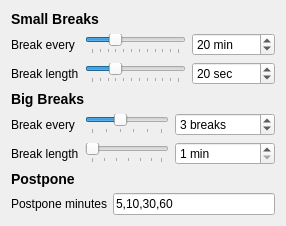
          <widget class="QWidget" name="breakPage">
           <layout class="QVBoxLayout" name="verticalLayout_1">
            <item>
             <widget class="QLabel" name="label_21">
              <property name="text">
               <string>&lt;h3&gt;Small Breaks&lt;/h3&gt;</string>
              </property>
             </widget>
            </item>
            <item>
             <layout class="QGridLayout" name="gridLayout_2">
              <item row="1" column="2">
               <widget class="QSpinBox" name="smallBreakForBox">
                <property name="suffix">
                 <string> sec</string>
                </property>
                <property name="minimum">
                 <number>5</number>
                </property>
                <property name="maximum">
                 <number>65535</number>
                </property>
                <property name="value">
                 <number>20</number>
                </property>
               </widget>
              </item>
              <item row="1" column="1">
               <widget class="SteppedSlider" name="smallBreakForSlider">
                <property name="minimum">
                 <number>5</number>
                </property>
                <property name="maximum">
                 <number>60</number>
                </property>
                <property name="singleStep">
                 <number>5</number>
                </property>
                <property name="pageStep">
                 <number>5</number>
                </property>
                <property name="value">
                 <number>20</number>
                </property>
                <property name="orientation">
                 <enum>Qt::Orientation::Horizontal</enum>
                </property>
                <property name="tickPosition">
                 <enum>QSlider::TickPosition::TicksBelow</enum>
                </property>
               </widget>
              </item>
              <item row="1" column="0">
               <widget class="QLabel" name="label_4">
                <property name="toolTip">
                 <string extracomment="Tooltip for &quot;Break length&quot; config (small break)">Duration of small breaks (in seconds)</string>
                </property>
                <property name="text">
                 <string>Break length</string>
                </property>
               </widget>
              </item>
              <item row="0" column="2">
               <widget class="QSpinBox" name="smallBreakEveryBox">
                <property name="suffix">
                 <string> min</string>
                </property>
                <property name="minimum">
                 <number>5</number>
                </property>
                <property name="maximum">
                 <number>65535</number>
                </property>
                <property name="value">
                 <number>20</number>
                </property>
               </widget>
              </item>
              <item row="0" column="1">
               <widget class="SteppedSlider" name="smallBreakEverySlider">
                <property name="minimum">
                 <number>5</number>
                </property>
                <property name="maximum">
                 <number>60</number>
                </property>
                <property name="singleStep">
                 <number>5</number>
                </property>
                <property name="pageStep">
                 <number>5</number>
                </property>
                <property name="value">
                 <number>20</number>
                </property>
                <property name="orientation">
                 <enum>Qt::Orientation::Horizontal</enum>
                </property>
                <property name="tickPosition">
                 <enum>QSlider::TickPosition::TicksBelow</enum>
                </property>
                <property name="tickInterval">
                 <number>0</number>
                </property>
               </widget>
              </item>
              <item row="0" column="0">
               <widget class="QLabel" name="label_3">
                <property name="toolTip">
                 <string extracomment="Tooltip for &quot;Break every&quot; config (small break)">Length of work time between breaks</string>
                </property>
                <property name="text">
                 <string>Break every</string>
                </property>
               </widget>
              </item>
             </layout>
            </item>
            <item>
             <widget class="QLabel" name="label_22">
              <property name="text">
               <string>&lt;h3&gt;Big Breaks&lt;/h3&gt;</string>
              </property>
             </widget>
            </item>
            <item>
             <layout class="QGridLayout" name="gridLayout_5">
              <item row="0" column="2">
               <widget class="QSpinBox" name="bigBreakAfterBox">
                <property name="suffix">
                 <string> breaks</string>
                </property>
                <property name="minimum">
                 <number>1</number>
                </property>
                <property name="maximum">
                 <number>65535</number>
                </property>
                <property name="value">
                 <number>3</number>
                </property>
               </widget>
              </item>
              <item row="0" column="0">
               <widget class="QLabel" name="label_5">
                <property name="toolTip">
                 <string extracomment="Tooltip for &quot;Break every&quot; config (big break)">Every so many breaks will be a big break</string>
                </property>
                <property name="text">
                 <string>Break every</string>
                </property>
               </widget>
              </item>
              <item row="1" column="2">
               <widget class="QSpinBox" name="bigBreakForBox">
                <property name="suffix">
                 <string> min</string>
                </property>
                <property name="minimum">
                 <number>1</number>
                </property>
                <property name="maximum">
                 <number>65535</number>
                </property>
               </widget>
              </item>
              <item row="0" column="1">
               <widget class="SteppedSlider" name="bigBreakAfterSlider">
                <property name="minimum">
                 <number>1</number>
                </property>
                <property name="maximum">
                 <number>6</number>
                </property>
                <property name="pageStep">
                 <number>1</number>
                </property>
                <property name="value">
                 <number>3</number>
                </property>
                <property name="orientation">
                 <enum>Qt::Orientation::Horizontal</enum>
                </property>
                <property name="tickPosition">
                 <enum>QSlider::TickPosition::TicksBelow</enum>
                </property>
               </widget>
              </item>
              <item row="1" column="1">
               <widget class="SteppedSlider" name="bigBreakForSlider">
                <property name="minimum">
                 <number>1</number>
                </property>
                <property name="maximum">
                 <number>30</number>
                </property>
                <property name="singleStep">
                 <number>1</number>
                </property>
                <property name="pageStep">
                 <number>1</number>
                </property>
                <property name="value">
                 <number>1</number>
                </property>
                <property name="orientation">
                 <enum>Qt::Orientation::Horizontal</enum>
                </property>
                <property name="tickPosition">
                 <enum>QSlider::TickPosition::TicksBelow</enum>
                </property>
                <property name="tickInterval">
                 <number>5</number>
                </property>
               </widget>
              </item>
              <item row="1" column="0">
               <widget class="QLabel" name="label_6">
                <property name="toolTip">
                 <string extracomment="Tooltip for &quot;Break length&quot; config (big break)">Duration of big breaks (in seconds)</string>
                </property>
                <property name="text">
                 <string>Break length</string>
                </property>
               </widget>
              </item>
             </layout>
            </item>
            <item>
             <widget class="QLabel" name="label_23">
              <property name="text">
               <string>&lt;h3&gt;Postpone&lt;/h3&gt;</string>
              </property>
             </widget>
            </item>
            <item>
             <layout class="QGridLayout" name="gridLayout_3">
              <property name="verticalSpacing">
               <number>12</number>
              </property>
              <item row="0" column="1" colspan="2">
               <widget class="QLineEdit" name="postponeMinutes">
                <property name="inputMask">
                 <string notr="true"/>
                </property>
                <property name="text">
                 <string notr="true">5,10,30,60</string>
                </property>
                <property name="maxLength">
                 <number>30</number>
                </property>
               </widget>
              </item>
              <item row="0" column="0">
               <widget class="QLabel" name="label_20">
                <property name="text">
                 <string>Postpone minutes</string>
                </property>
               </widget>
              </item>
             </layout>
            </item>
           </layout>
          </widget>
